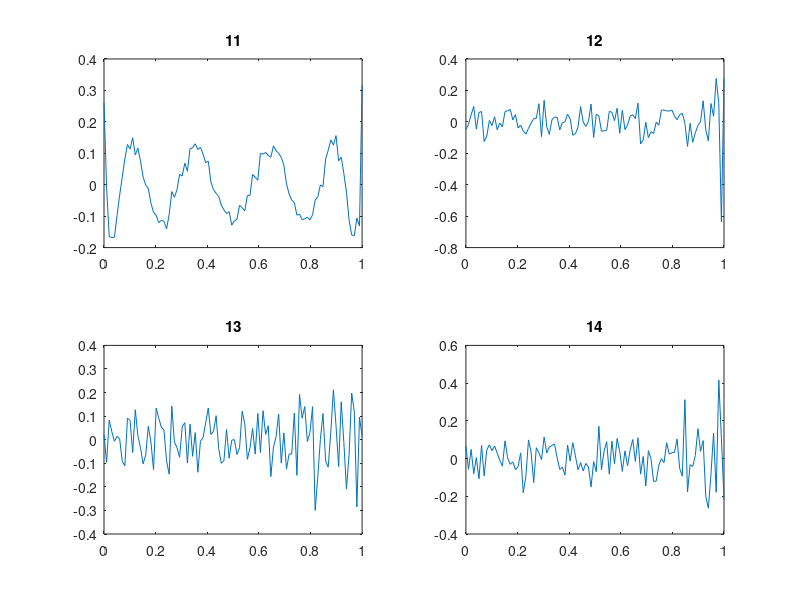

MATLAB code to generate this figure:
i=0;
for L=0.01:0.01:1
t=linspace(0,1,100);
[x,y]=meshgrid(t);

z=exp(-abs(x-y).^2/(L^2));
i=i+1;
%C(i)=cond(z);

%[Q,D]=eigs(z,eye(size(z)),40);
[Q,D]=eig(z);
[d,I]=sort(diag(D),'descend');
Q=Q(:,I);
J=[ 1 2 3 4]+10;

subplot(2,2,1)
plot(t,Q(:,J(1))); title(J(1))
%axis([0,1,0,1])
subplot(2,2,2)
plot(t,Q(:,J(2))); title(J(2))
subplot(2,2,3)
plot(t,Q(:,J(3))); title(J(3))
subplot(2,2,4)
plot(t,Q(:,J(4))); title(J(4))
pause(0.01)
end

